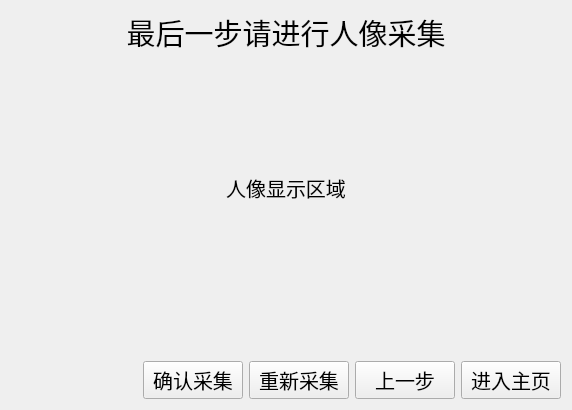
      <widget class="QWidget" name="page_9">
       <layout class="QVBoxLayout" name="verticalLayout_12">
        <item>
         <widget class="QLabel" name="label_43">
          <property name="font">
           <font>
            <pointsize>22</pointsize>
           </font>
          </property>
          <property name="text">
           <string>最后一步请进行人像采集</string>
          </property>
          <property name="alignment">
           <set>Qt::AlignCenter</set>
          </property>
         </widget>
        </item>
        <item>
         <layout class="QHBoxLayout" name="horizontalLayout_15">
          <item>
           <widget class="QLabel" name="portrait_label">
            <property name="minimumSize">
             <size>
              <width>550</width>
              <height>255</height>
             </size>
            </property>
            <property name="maximumSize">
             <size>
              <width>550</width>
              <height>255</height>
             </size>
            </property>
            <property name="sizeIncrement">
             <size>
              <width>0</width>
              <height>0</height>
             </size>
            </property>
            <property name="font">
             <font>
              <pointsize>15</pointsize>
             </font>
            </property>
            <property name="text">
             <string>人像显示区域</string>
            </property>
            <property name="alignment">
             <set>Qt::AlignCenter</set>
            </property>
           </widget>
          </item>
         </layout>
        </item>
        <item>
         <spacer name="verticalSpacer_13">
          <property name="orientation">
           <enum>Qt::Vertical</enum>
          </property>
          <property name="sizeHint" stdset="0">
           <size>
            <width>20</width>
            <height>40</height>
           </size>
          </property>
         </spacer>
        </item>
        <item>
         <layout class="QHBoxLayout" name="horizontalLayout_14">
          <item>
           <spacer name="horizontalSpacer_16">
            <property name="orientation">
             <enum>Qt::Horizontal</enum>
            </property>
            <property name="sizeHint" stdset="0">
             <size>
              <width>40</width>
              <height>20</height>
             </size>
            </property>
           </spacer>
          </item>
          <item>
           <widget class="QPushButton" name="pushButton_3">
            <property name="minimumSize">
             <size>
              <width>100</width>
              <height>0</height>
             </size>
            </property>
            <property name="font">
             <font>
              <pointsize>15</pointsize>
             </font>
            </property>
            <property name="text">
             <string>确认采集</string>
            </property>
           </widget>
          </item>
          <item>
           <widget class="QPushButton" name="pushButton_2">
            <property name="minimumSize">
             <size>
              <width>100</width>
              <height>0</height>
             </size>
            </property>
            <property name="font">
             <font>
              <pointsize>15</pointsize>
             </font>
            </property>
            <property name="text">
             <string>重新采集</string>
            </property>
           </widget>
          </item>
          <item>
           <widget class="QPushButton" name="lastsetup_pushButton_9">
            <property name="minimumSize">
             <size>
              <width>100</width>
              <height>0</height>
             </size>
            </property>
            <property name="font">
             <font>
              <pointsize>15</pointsize>
             </font>
            </property>
            <property name="cursor">
             <cursorShape>PointingHandCursor</cursorShape>
            </property>
            <property name="text">
             <string>上一步</string>
            </property>
           </widget>
          </item>
          <item>
           <widget class="QPushButton" name="nextsetup_pushButton_9">
            <property name="minimumSize">
             <size>
              <width>100</width>
              <height>0</height>
             </size>
            </property>
            <property name="font">
             <font>
              <pointsize>15</pointsize>
             </font>
            </property>
            <property name="cursor">
             <cursorShape>PointingHandCursor</cursorShape>
            </property>
            <property name="text">
             <string>进入主页</string>
            </property>
           </widget>
          </item>
         </layout>
        </item>
       </layout>
      </widget>
